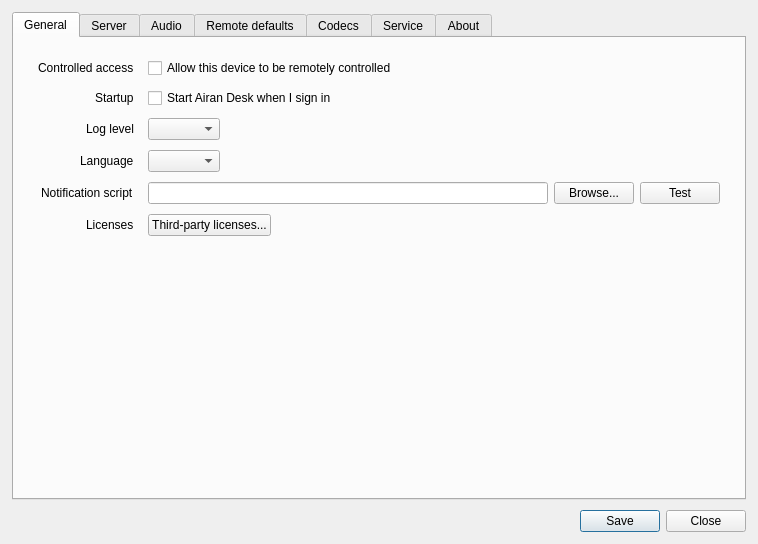
<?xml version="1.0" encoding="UTF-8"?>
<ui version="4.0">
 <class>SettingsWindow</class>
 <widget class="QDialog" name="SettingsWindow">
  <property name="geometry">
   <rect><x>0</x><y>0</y><width>720</width><height>520</height></rect>
  </property>
  <property name="windowTitle">
   <string>Settings</string>
  </property>
  <layout class="QVBoxLayout" name="rootLayout">
   <property name="spacing"><number>0</number></property>
   <property name="leftMargin"><number>0</number></property>
   <property name="topMargin"><number>0</number></property>
   <property name="rightMargin"><number>0</number></property>
   <property name="bottomMargin"><number>0</number></property>
   <item>
    <widget class="QWidget" name="titleBarHost">
     <layout class="QVBoxLayout" name="titleBarLayout">
      <property name="spacing"><number>0</number></property>
      <property name="leftMargin"><number>0</number></property>
      <property name="topMargin"><number>0</number></property>
      <property name="rightMargin"><number>0</number></property>
      <property name="bottomMargin"><number>0</number></property>
     </layout>
    </widget>
   </item>
   <item>
    <widget class="QWidget" name="settingsContent">
     <layout class="QVBoxLayout" name="contentLayout">
      <property name="spacing"><number>10</number></property>
      <property name="leftMargin"><number>12</number></property>
      <property name="topMargin"><number>12</number></property>
      <property name="rightMargin"><number>12</number></property>
      <property name="bottomMargin"><number>12</number></property>
      <item>
       <widget class="QTabWidget" name="settingsTabs">
        <property name="currentIndex"><number>0</number></property>
        <widget class="QWidget" name="generalSettingsPage">
         <attribute name="title"><string>General</string></attribute>
         <layout class="QFormLayout" name="generalFormLayout">
          <property name="fieldGrowthPolicy"><enum>QFormLayout::ExpandingFieldsGrow</enum></property>
          <property name="labelAlignment"><set>Qt::AlignRight|Qt::AlignTrailing|Qt::AlignVCenter</set></property>
          <property name="formAlignment"><set>Qt::AlignLeading|Qt::AlignLeft|Qt::AlignTop</set></property>
          <property name="horizontalSpacing"><number>14</number></property>
          <property name="verticalSpacing"><number>10</number></property>
          <property name="leftMargin"><number>24</number></property>
          <property name="topMargin"><number>20</number></property>
          <property name="rightMargin"><number>24</number></property>
          <property name="bottomMargin"><number>20</number></property>
          <item row="0" column="0"><widget class="QLabel" name="controlledAccessLabel"><property name="text"><string>Controlled access</string></property></widget></item>
          <item row="0" column="1"><widget class="QCheckBox" name="allowRemoteCheck"><property name="text"><string>Allow this device to be remotely controlled</string></property></widget></item>
          <item row="1" column="0"><widget class="QLabel" name="autoStartLabel"><property name="text"><string>Startup</string></property></widget></item>
          <item row="1" column="1"><widget class="QCheckBox" name="autoStartCheck"><property name="text"><string>Start Airan Desk when I sign in</string></property></widget></item>
          <item row="2" column="0"><widget class="QLabel" name="logLevelLabel"><property name="text"><string>Log level</string></property></widget></item>
          <item row="2" column="1"><widget class="QComboBox" name="logLevelCombo"/></item>
          <item row="3" column="0"><widget class="QLabel" name="languageLabel"><property name="text"><string>Language</string></property></widget></item>
          <item row="3" column="1"><widget class="QComboBox" name="languageCombo"/></item>
          <item row="4" column="0"><widget class="QLabel" name="notificationScriptLabel"><property name="text"><string>Notification script</string></property></widget></item>
           <item row="4" column="1">
           <widget class="QWidget" name="notificationScriptHost">
            <layout class="QHBoxLayout" name="notificationScriptLayout">
             <property name="leftMargin"><number>0</number></property>
             <property name="topMargin"><number>0</number></property>
             <property name="rightMargin"><number>0</number></property>
             <property name="bottomMargin"><number>0</number></property>
             <item><widget class="QLineEdit" name="notificationScriptEdit"/></item>
             <item><widget class="QPushButton" name="notificationScriptBrowseButton"><property name="text"><string>Browse...</string></property></widget></item>
             <item><widget class="QPushButton" name="notificationScriptTestButton"><property name="text"><string>Test</string></property></widget></item>
            </layout>
           </widget>
           </item>
           <item row="5" column="0"><widget class="QLabel" name="thirdPartyLicensesLabel"><property name="text"><string>Licenses</string></property></widget></item>
           <item row="5" column="1"><widget class="QPushButton" name="thirdPartyLicensesButton"><property name="text"><string>Third-party licenses...</string></property></widget></item>
          </layout>
        </widget>
        <widget class="QWidget" name="connectionSettingsPage">
          <attribute name="title"><string>Server</string></attribute>
         <layout class="QFormLayout" name="connectionFormLayout">
          <property name="fieldGrowthPolicy"><enum>QFormLayout::ExpandingFieldsGrow</enum></property>
          <property name="labelAlignment"><set>Qt::AlignRight|Qt::AlignTrailing|Qt::AlignVCenter</set></property>
          <property name="formAlignment"><set>Qt::AlignLeading|Qt::AlignLeft|Qt::AlignTop</set></property>
          <property name="horizontalSpacing"><number>14</number></property>
          <property name="verticalSpacing"><number>10</number></property>
          <property name="leftMargin"><number>24</number></property>
          <property name="topMargin"><number>20</number></property>
          <property name="rightMargin"><number>24</number></property>
          <property name="bottomMargin"><number>20</number></property>
          <item row="0" column="0"><widget class="QLabel" name="wsUrlLabel"><property name="text"><string>WebSocket URL</string></property></widget></item>
          <item row="0" column="1"><widget class="QLineEdit" name="wsUrlEdit"/></item>
          <item row="1" column="0"><widget class="QLabel" name="iceHostLabel"><property name="text"><string>ICE host</string></property></widget></item>
          <item row="1" column="1"><widget class="QLineEdit" name="iceHostEdit"/></item>
          <item row="2" column="0"><widget class="QLabel" name="icePortLabel"><property name="text"><string>ICE port</string></property></widget></item>
          <item row="2" column="1"><widget class="QSpinBox" name="icePortSpin"/></item>
          <item row="3" column="0"><widget class="QLabel" name="iceUserLabel"><property name="text"><string>ICE username</string></property></widget></item>
          <item row="3" column="1"><widget class="QLineEdit" name="iceUserEdit"/></item>
          <item row="4" column="0"><widget class="QLabel" name="icePasswordLabel"><property name="text"><string>ICE password</string></property></widget></item>
          <item row="4" column="1"><widget class="QLineEdit" name="icePasswordEdit"/></item>
         </layout>
        </widget>
        <widget class="QWidget" name="audioSettingsPage">
         <attribute name="title"><string>Audio</string></attribute>
         <layout class="QFormLayout" name="audioFormLayout">
          <property name="fieldGrowthPolicy"><enum>QFormLayout::ExpandingFieldsGrow</enum></property>
          <property name="labelAlignment"><set>Qt::AlignRight|Qt::AlignTrailing|Qt::AlignVCenter</set></property>
          <property name="formAlignment"><set>Qt::AlignLeading|Qt::AlignLeft|Qt::AlignTop</set></property>
          <property name="horizontalSpacing"><number>14</number></property>
          <property name="verticalSpacing"><number>10</number></property>
          <property name="leftMargin"><number>24</number></property>
          <property name="topMargin"><number>20</number></property>
          <property name="rightMargin"><number>24</number></property>
          <property name="bottomMargin"><number>20</number></property>
          <item row="0" column="0"><widget class="QLabel" name="audioMicDeviceLabel"><property name="text"><string>Default microphone</string></property></widget></item>
          <item row="0" column="1">
           <widget class="QWidget" name="audioMicHost">
            <layout class="QHBoxLayout" name="audioMicLayout">
             <property name="leftMargin"><number>0</number></property>
             <property name="topMargin"><number>0</number></property>
             <property name="rightMargin"><number>0</number></property>
             <property name="bottomMargin"><number>0</number></property>
             <item><widget class="QComboBox" name="audioMicDeviceCombo"><property name="editable"><bool>false</bool></property></widget></item>
             <item><widget class="QPushButton" name="testMicBtn"><property name="text"><string>Test</string></property></widget></item>
            </layout>
           </widget>
          </item>
          <item row="1" column="0"><widget class="QLabel" name="audioLoopbackDeviceLabel"><property name="text"><string>Default speaker</string></property></widget></item>
          <item row="1" column="1">
           <widget class="QWidget" name="audioSpeakerHost">
            <layout class="QHBoxLayout" name="audioSpeakerLayout">
             <property name="leftMargin"><number>0</number></property>
             <property name="topMargin"><number>0</number></property>
             <property name="rightMargin"><number>0</number></property>
             <property name="bottomMargin"><number>0</number></property>
             <item><widget class="QComboBox" name="audioLoopbackDeviceCombo"><property name="editable"><bool>false</bool></property></widget></item>
             <item><widget class="QPushButton" name="testSpeakerBtn"><property name="text"><string>Test</string></property></widget></item>
            </layout>
           </widget>
          </item>
          <item row="2" column="0"><widget class="QLabel" name="audioDeviceActionLabel"><property name="text"><string>Audio tools</string></property></widget></item>
          <item row="2" column="1">
           <widget class="QWidget" name="audioToolsHost">
            <layout class="QHBoxLayout" name="audioToolsLayout">
             <property name="leftMargin"><number>0</number></property>
             <property name="topMargin"><number>0</number></property>
             <property name="rightMargin"><number>0</number></property>
             <property name="bottomMargin"><number>0</number></property>
             <item><widget class="QPushButton" name="refreshAudioDevicesBtn"><property name="text"><string>Refresh devices</string></property></widget></item>
            </layout>
           </widget>
          </item>
          <item row="3" column="0"><widget class="QLabel" name="audioMicLevelLabel"><property name="text"><string>Microphone level</string></property></widget></item>
          <item row="3" column="1"><widget class="QProgressBar" name="micLevelBar"><property name="minimum"><number>0</number></property><property name="maximum"><number>100</number></property><property name="value"><number>0</number></property><property name="format"><string>%p%</string></property></widget></item>
         </layout>
        </widget>
        <widget class="QWidget" name="remoteSettingsPage">
         <attribute name="title"><string>Remote defaults</string></attribute>
         <layout class="QFormLayout" name="remoteFormLayout">
          <property name="fieldGrowthPolicy"><enum>QFormLayout::ExpandingFieldsGrow</enum></property>
          <property name="labelAlignment"><set>Qt::AlignRight|Qt::AlignTrailing|Qt::AlignVCenter</set></property>
          <property name="formAlignment"><set>Qt::AlignLeading|Qt::AlignLeft|Qt::AlignTop</set></property>
          <property name="horizontalSpacing"><number>14</number></property>
          <property name="verticalSpacing"><number>10</number></property>
          <property name="leftMargin"><number>24</number></property>
          <property name="topMargin"><number>20</number></property>
          <property name="rightMargin"><number>24</number></property>
          <property name="bottomMargin"><number>20</number></property>
          <item row="0" column="0"><widget class="QLabel" name="fpsLabel"><property name="text"><string>Maximum FPS</string></property></widget></item>
          <item row="0" column="1"><widget class="QSpinBox" name="fpsSpin"/></item>
          <item row="1" column="0"><widget class="QLabel" name="networkLabel"><property name="text"><string>Default network path</string></property></widget></item>
          <item row="1" column="1"><widget class="QComboBox" name="networkCombo"/></item>
          <item row="2" column="0"><widget class="QLabel" name="captureBackendLabel"><property name="text"><string>Capture backend</string></property></widget></item>
          <item row="2" column="1">
           <widget class="QWidget" name="captureBackendHost">
            <layout class="QHBoxLayout" name="captureBackendLayout">
             <property name="leftMargin"><number>0</number></property>
             <property name="topMargin"><number>0</number></property>
             <property name="rightMargin"><number>0</number></property>
             <property name="bottomMargin"><number>0</number></property>
             <item><widget class="QCheckBox" name="enableWgcCheck"><property name="text"><string>Win10 high performance (WGC)</string></property></widget></item>
             <item><widget class="QCheckBox" name="enableDxgiCheck"><property name="text"><string>Win8 high performance (DXGI)</string></property></widget></item>
             <item><widget class="QCheckBox" name="enableDxgiNativeGpuCheck"><property name="text"><string>DXGI native GPU frames</string></property></widget></item>
            </layout>
           </widget>
          </item>
         </layout>
        </widget>
        <widget class="QWidget" name="codecSettingsPage">
         <attribute name="title"><string>Codecs</string></attribute>
         <layout class="QVBoxLayout" name="codecLayout">
          <property name="spacing"><number>12</number></property>
          <property name="leftMargin"><number>24</number></property>
          <property name="topMargin"><number>20</number></property>
          <property name="rightMargin"><number>24</number></property>
          <property name="bottomMargin"><number>20</number></property>
          <item>
           <widget class="QCheckBox" name="openh264EnableCheck">
            <property name="text"><string>Enable Cisco OpenH264 software codec</string></property>
           </widget>
          </item>
          <item>
           <widget class="QLabel" name="openh264AttributionLabel">
            <property name="text"><string>OpenH264 Video Codec provided by Cisco Systems, Inc.</string></property>
            <property name="wordWrap"><bool>true</bool></property>
           </widget>
          </item>
          <item>
           <widget class="QWidget" name="openh264StatusHost">
            <layout class="QHBoxLayout" name="openh264StatusLayout">
             <property name="leftMargin"><number>0</number></property>
             <property name="topMargin"><number>0</number></property>
             <property name="rightMargin"><number>0</number></property>
             <property name="bottomMargin"><number>0</number></property>
             <item><widget class="QLabel" name="openh264StatusTitleLabel"><property name="text"><string>Status:</string></property></widget></item>
             <item><widget class="QLabel" name="openh264StatusLabel"><property name="text"><string>Disabled</string></property><property name="wordWrap"><bool>true</bool></property></widget></item>
             <item><spacer name="openh264StatusSpacer"><property name="orientation"><enum>Qt::Horizontal</enum></property><property name="sizeHint" stdset="0"><size><width>40</width><height>20</height></size></property></spacer></item>
            </layout>
           </widget>
          </item>
          <item>
           <widget class="QLabel" name="openh264ImportHintLabel">
            <property name="text"><string>Import the already decompressed binary downloaded from Cisco.</string></property>
            <property name="wordWrap"><bool>true</bool></property>
           </widget>
          </item>
          <item>
           <widget class="QWidget" name="openh264ActionsHost">
            <layout class="QHBoxLayout" name="openh264ActionsLayout">
             <property name="leftMargin"><number>0</number></property>
             <property name="topMargin"><number>0</number></property>
             <property name="rightMargin"><number>0</number></property>
             <property name="bottomMargin"><number>0</number></property>
             <item><widget class="QPushButton" name="openh264ImportButton"><property name="text"><string>Import binary...</string></property></widget></item>
             <item><widget class="QPushButton" name="openh264DownloadButton"><property name="text"><string>Cisco official releases</string></property></widget></item>
             <item><widget class="QPushButton" name="openh264LicenseButton"><property name="text"><string>View license</string></property></widget></item>
             <item><spacer name="openh264ActionsSpacer"><property name="orientation"><enum>Qt::Horizontal</enum></property><property name="sizeHint" stdset="0"><size><width>40</width><height>20</height></size></property></spacer></item>
            </layout>
           </widget>
          </item>
          <item><spacer name="codecSpacer"><property name="orientation"><enum>Qt::Vertical</enum></property><property name="sizeHint" stdset="0"><size><width>20</width><height>40</height></size></property></spacer></item>
         </layout>
        </widget>
        <widget class="QWidget" name="serviceSettingsPage">
         <attribute name="title"><string>Service</string></attribute>
         <layout class="QVBoxLayout" name="serviceLayout">
          <property name="spacing"><number>12</number></property>
          <property name="leftMargin"><number>16</number></property>
          <property name="topMargin"><number>16</number></property>
          <property name="rightMargin"><number>16</number></property>
          <property name="bottomMargin"><number>16</number></property>
          <item><widget class="QLabel" name="serviceStatusLabel"/></item>
          <item><widget class="QPushButton" name="serviceRepairButton"><property name="text"><string>Repair and restart service</string></property></widget></item>
          <item><widget class="QLabel" name="serviceHintLabel"><property name="text"><string>Required for unattended remote input, lock-screen control, and Ctrl+Alt+Del. Airan Desk installs, updates, and starts this service automatically.</string></property><property name="wordWrap"><bool>true</bool></property></widget></item>
          <item><spacer name="serviceSpacer"><property name="orientation"><enum>Qt::Vertical</enum></property><property name="sizeHint" stdset="0"><size><width>20</width><height>40</height></size></property></spacer></item>
         </layout>
        </widget>
        <widget class="QWidget" name="aboutSettingsPage">
         <attribute name="title"><string>About</string></attribute>
         <layout class="QVBoxLayout" name="aboutLayout">
          <property name="spacing"><number>14</number></property>
          <property name="leftMargin"><number>24</number></property>
          <property name="topMargin"><number>28</number></property>
          <property name="rightMargin"><number>24</number></property>
          <property name="bottomMargin"><number>24</number></property>
          <item>
           <widget class="QLabel" name="aboutProjectNameLabel">
            <property name="font"><font><pointsize>18</pointsize><weight>75</weight><bold>true</bold></font></property>
            <property name="text"><string>Airan Desk</string></property>
            <property name="alignment"><set>Qt::AlignCenter</set></property>
           </widget>
          </item>
          <item>
           <widget class="QLabel" name="aboutVersionLabel">
            <property name="text"><string>Version: %1</string></property>
            <property name="alignment"><set>Qt::AlignCenter</set></property>
           </widget>
          </item>
          <item>
           <widget class="QLabel" name="aboutDescriptionLabel">
            <property name="text"><string>Fully open-source C++ remote desktop (based on Qt5 + WebRTC + FFmpeg + spdlog + libvterm).</string></property>
            <property name="alignment"><set>Qt::AlignCenter</set></property>
            <property name="wordWrap"><bool>true</bool></property>
           </widget>
          </item>
          <item>
           <widget class="QWidget" name="aboutActionsHost">
            <layout class="QHBoxLayout" name="aboutActionsLayout">
             <property name="spacing"><number>10</number></property>
             <property name="leftMargin"><number>0</number></property>
             <property name="topMargin"><number>0</number></property>
             <property name="rightMargin"><number>0</number></property>
             <property name="bottomMargin"><number>0</number></property>
             <item><spacer name="aboutActionsLeftSpacer"><property name="orientation"><enum>Qt::Horizontal</enum></property><property name="sizeHint" stdset="0"><size><width>40</width><height>20</height></size></property></spacer></item>
             <item><widget class="QPushButton" name="aboutLatestReleaseButton"><property name="text"><string>Download latest release</string></property></widget></item>
             <item><widget class="QPushButton" name="aboutProjectButton"><property name="text"><string>Project on GitHub</string></property></widget></item>
             <item><widget class="QPushButton" name="aboutStarButton"><property name="text"><string>Star on GitHub</string></property></widget></item>
             <item><spacer name="aboutActionsRightSpacer"><property name="orientation"><enum>Qt::Horizontal</enum></property><property name="sizeHint" stdset="0"><size><width>40</width><height>20</height></size></property></spacer></item>
            </layout>
           </widget>
          </item>
          <item>
           <widget class="QWidget" name="aboutServerHost">
            <layout class="QHBoxLayout" name="aboutServerLayout">
             <property name="leftMargin"><number>0</number></property>
             <property name="topMargin"><number>0</number></property>
             <property name="rightMargin"><number>0</number></property>
             <property name="bottomMargin"><number>0</number></property>
             <item><spacer name="aboutServerLeftSpacer"><property name="orientation"><enum>Qt::Horizontal</enum></property><property name="sizeHint" stdset="0"><size><width>40</width><height>20</height></size></property></spacer></item>
             <item><widget class="QPushButton" name="aboutServerButton"><property name="text"><string>Signal server project on GitHub</string></property></widget></item>
             <item><spacer name="aboutServerRightSpacer"><property name="orientation"><enum>Qt::Horizontal</enum></property><property name="sizeHint" stdset="0"><size><width>40</width><height>20</height></size></property></spacer></item>
            </layout>
           </widget>
          </item>
          <item>
           <widget class="QLabel" name="aboutNoticeLabel">
            <property name="text"><string>We strongly recommend privately deploying the signal server. Use this software only on authorized devices and networks, and comply with applicable laws and regulations. The authors are not responsible for unauthorized access, data leakage, or unlawful use.</string></property>
            <property name="wordWrap"><bool>true</bool></property>
           </widget>
          </item>
          <item>
           <widget class="QLabel" name="aboutReadmeLabel">
            <property name="text"><string>README</string></property>
           </widget>
          </item>
          <item>
           <widget class="QTextBrowser" name="aboutReadmeBrowser">
            <property name="minimumSize"><size><width>0</width><height>180</height></size></property>
            <property name="readOnly"><bool>true</bool></property>
            <property name="openExternalLinks"><bool>true</bool></property>
            <property name="openLinks"><bool>true</bool></property>
           </widget>
          </item>
          <item><spacer name="aboutSpacer"><property name="orientation"><enum>Qt::Vertical</enum></property><property name="sizeHint" stdset="0"><size><width>20</width><height>40</height></size></property></spacer></item>
         </layout>
        </widget>
       </widget>
      </item>
      <item>
       <widget class="QDialogButtonBox" name="buttonBox">
        <property name="standardButtons">
         <set>QDialogButtonBox::Close|QDialogButtonBox::Save</set>
        </property>
       </widget>
      </item>
     </layout>
    </widget>
   </item>
  </layout>
 </widget>
 <resources/>
 <connections/>
</ui>
